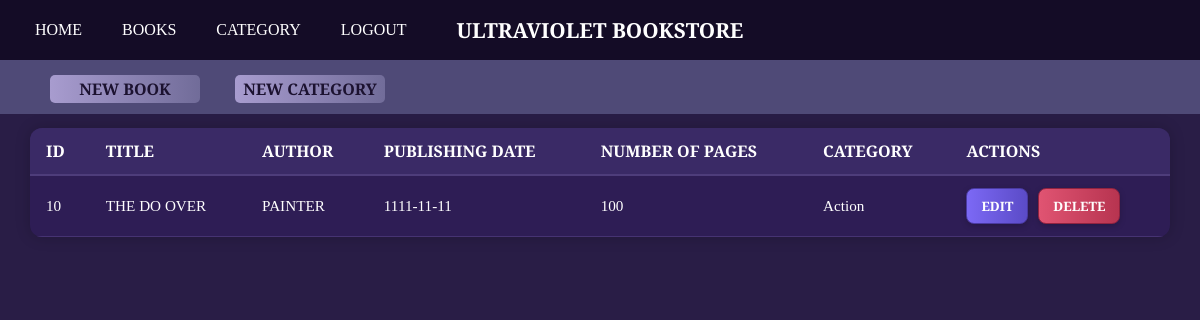
/crud1/listbooks.php, run on the app's committed database.
### tables this page shows
CREATE TABLE `books` (
  `id_books` int(11) NOT NULL,
  `title_books` varchar(255) NOT NULL,
  `author_books` varchar(255) NOT NULL,
  `id_category` int(11) NOT NULL,
  `pages_books` int(11) NOT NULL,
  `date_books` date NOT NULL
);

CREATE TABLE `category` (
  `id_category` int(11) NOT NULL,
  `category_name` varchar(255) NOT NULL,
  `category_description` varchar(255) NOT NULL
);

### crud1/listbooks.php (the view, shortened to what this page needs)
<?php
include '../conexao.php';
include '../includes/menu.php';
?>
<!DOCTYPE html>
<html lang="en">
<head>
    <link rel="stylesheet" href="/trabalhofinal/assets/list2.css">
</head>
<body class="bodylistbooks">
    <br>
    <div class="cruds">
        <a class="buttonadd" href="/trabalhofinal/crud1/addbooks.php">NEW BOOK</a>
        <a class="buttonadd" href="/trabalhofinal/crud2/addcategory.php">NEW CATEGORY</a>
    </div>
    <table class="table">
        <thead>
            <tr>
                <th>ID</th>
                <th>TITLE</th>
                <th>AUTHOR</th>
                <th>PUBLISHING DATE</th>
                <th>NUMBER OF PAGES</th>
                <th>CATEGORY</th>
                <th>ACTIONS</th>
            </tr>
        </thead>
        <tbody>
        <?php
        $stmt = $pdo->query(
            "SELECT
                books.id_books,
                books.title_books,
                books.author_books,
                books.date_books,
                books.pages_books,
                category.category_name,
                category.id_category
            FROM books
            INNER JOIN category ON books.id_category = category.id_category"
        );
        $books = $stmt->fetchAll(PDO::FETCH_ASSOC);
        foreach ($books as $book):
        ?>
            <tr>
                <td><?= $book['id_books']; ?></td>
                <td class="name-column"><?= htmlspecialchars($book['title_books']); ?></td>
                <td><?= htmlspecialchars($book['author_books']); ?></td>
                <td><?= htmlspecialchars($book['date_books']); ?></td>
                <td><?= htmlspecialchars($book['pages_books']); ?></td>
                <td><?= htmlspecialchars($book['category_name']); ?></td>
                <td class="actions">
                    <a href="/trabalhofinal/crud1/updatebooks.php?id=<?= $book['id_books']; ?>&id_category=<?= $book['id_category']; ?>" class="edit">EDIT</a>
                    <a href="/trabalhofinal/crud1/deletebooks.php?id=<?= $book['id_books']; ?>" class="delete" onclick="return confirm('DELETE BOOK?')">DELETE</a>
                </td>
            </tr>
        <?php endforeach; ?>
        </tbody>
    </table>
</body>
</html>

### assets/list2.css (style rules this page uses)
* { box-sizing: border-box; margin: 0; padding: 0; font-family: 'Playfair Display', serif; }
body { margin: 0; padding: 0; font-family: 'Playfair Display', serif; background-color: #291d46; color: #ffffff; }
table { width: 95%; border-collapse: separate; border-spacing: 0; background-color: #2e1d55; color: #ffffff; font-size: 0.95rem; border-radius: 12px; overflow: hidden; box-shadow: 0 0 15px rgba(0, 0, 0, 0.2); margin-top: 50px; }
table thead th { background-color: #3a2a66; font-size: 1rem; text-align: left; padding: 12px 16px; border-bottom: 2px solid #4e3d7b; }
table tbody td { padding: 12px 16px; border-bottom: 1px solid #463373; }
.actions { display: flex; gap: 10px; }
.actions a { text-decoration: none; padding: 8px 14px; border-radius: 8px; font-size: 0.85em; transition: 0.3s ease; color: #fff; font-weight: bold; display: inline-block; box-shadow: 0 2px 6px rgba(0, 0, 0, 0.2); }
.actions .edit { background: linear-gradient(to right, #7c69f5, #5b4bc7); border: 1px solid #4a3aa1; }
.actions .delete { background: linear-gradient(to right, #e05472, #b73450); border: 1px solid #912340; }
a { text-decoration: none; color: inherit; }
body { padding-top: 120px; }
.cruds { position: fixed; top: 60px; left: 0; width: 100%; display: flex; gap: 10px; background-color: #4f4a77; padding: 10px 25px; justify-content: flex-start; align-items: center; margin: 0; z-index: 99; padding-bottom: 10px; padding-top: 5px; }
.buttonadd { margin-top: 10px; margin-bottom: 1px ; margin-left: 25px ; width: 150px ; padding: 3px; background: linear-gradient(to right, #a89ccf, #716c99); border: none; border-radius: 5px; color: #1c1230; font-weight: bolder; cursor: pointer; font-family: 'Playfair Display', serif; text-align: center; }
body { margin: 0; padding-top: 60px; font-family: 'Playfair Display', serif; background-color: #291d46; color: #ffffff; box-sizing: border-box; }
.bodylistbooks { background-color: rgb(41, 29, 70); min-height: calc(100vh - 60px); display: flex; flex-direction: column; justify-content: flex-start; align-items: center; box-shadow: 0 0 10px #00000070; }

### data on the page
books: id_books "10", title_books "THE DO OVER", author_books "PAINTER", date_books "1111-11-11", pages_books "100", id_category.category_name "Action"
